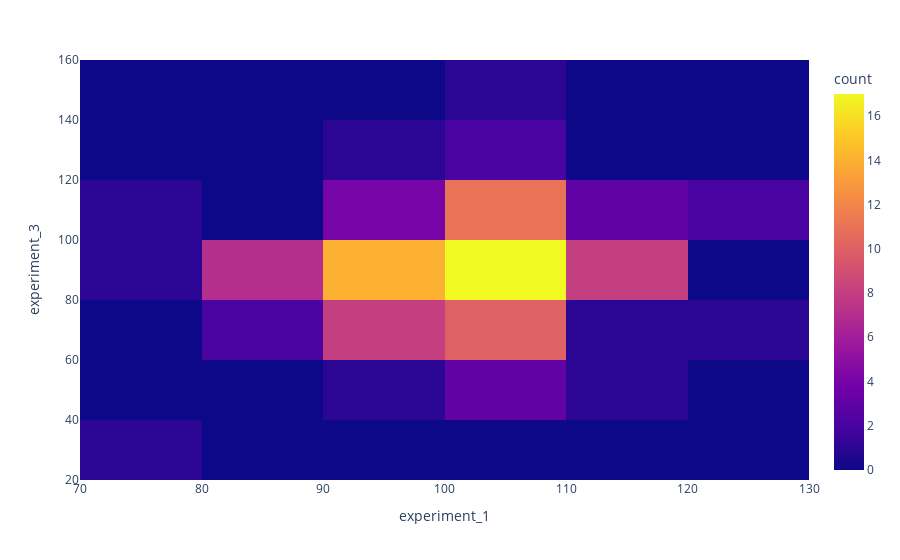

This figure's notebook cell:
### Markdown cell above
#### Task 3 
##### Create a density heatmap of `experiment_1` and `experiment_3`.  Would both of these contribute to a model?
#### Result:

### Code cell
fig = px.density_heatmap(expdf,x = 'experiment_1', y = 'experiment_3')
fig.show()
